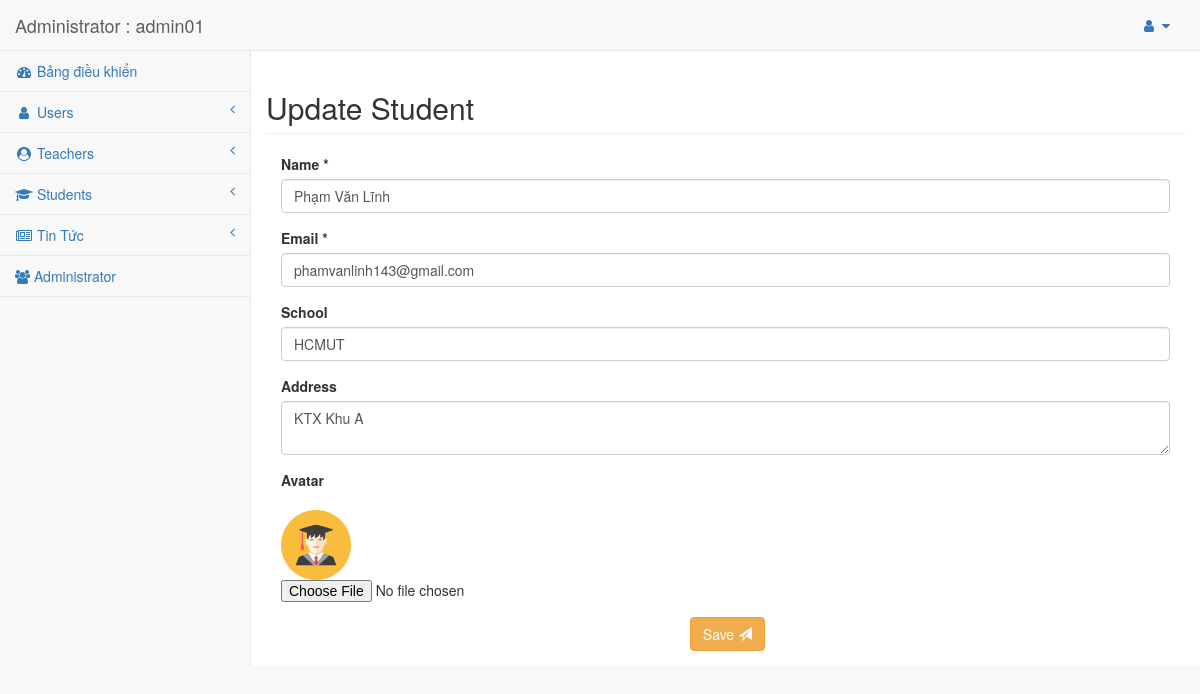
Screenshot of /admin-panel/edit_student.php?student_id=5&operation=edit (signed in) with the database file from the repository.
### tables this page shows
CREATE TABLE `student` (
  `student_id` int(10) NOT NULL,
  `student_school` varchar(190) NOT NULL,
  `student_address` varchar(190) NOT NULL,
  KEY `fk_student_01` (`student_id`),
  CONSTRAINT `fk_student_01` FOREIGN KEY (`student_id`) REFERENCES `user` (`user_id`)
);

CREATE TABLE `user` (
  `user_id` int(10) NOT NULL AUTO_INCREMENT,
  `user_email` varchar(190) NOT NULL,
  `user_name` varchar(190) NOT NULL,
  `user_pass` varchar(190) NOT NULL,
  `user_role` enum('admin','teacher','student') NOT NULL,
  `user_img` varchar(190) NOT NULL,
  PRIMARY KEY (`user_id`),
  UNIQUE KEY `user_email` (`user_email`)
);

### admin-panel/lib/MysqliDb.php (called while the page is built, shortened)
<?php
class MysqliDb
{
    public static $prefix = '';
    protected $_mysqli;
    protected $_query;
    protected $_queryOptions = array();
    protected $_join = array();
    protected $_orderBy = array();
    protected $_groupBy = array();
    protected $_bindParams = array('');
    protected $host;
    protected $username;
    protected $password;
    protected $db;
    protected $port;
    protected $charset;
    public $returnType = 'array';
    protected $_nestJoin = false;
    private $_tableName = '';
    protected $_mapKey = null;
    public function __construct($host = null, $username = null, $password = null, $db = null, $port = null, $charset = 'utf8')
    {
        $isSubQuery = false;
        if (is_object($host)) {
            $this->_mysqli = $host;
        } else {
            $this->host = $host;
        }
        $this->username = $username;
        $this->password = $password;
        $this->db = $db;
        $this->port = $port;
        $this->charset = $charset;
    }
    public function connect()
    {
        $this->_mysqli = new mysqli($this->host, $this->username, $this->password, $this->db, $this->port);
        if ($this->charset) {
            $this->_mysqli->set_charset($this->charset);
        }
    }
    public function mysqli()
    {
        return $this->_mysqli;
    }
    protected function reset()
    {
        $this->_join = array();
        $this->_orderBy = array();
        $this->_groupBy = array();
        $this->_bindParams = array('');
        $this->_query = null;
        $this->_queryOptions = array();
        $this->returnType = 'array';
        $this->_nestJoin = false;
        $this->_tableName = '';
        $this->_mapKey = null;
    }
    public function get($tableName, $numRows = null, $columns = '*')
    {
        $column = is_array($columns) ? implode(', ', $columns) : $columns;
        if (strpos($tableName, '.') === false) {
            $this->_tableName = self::$prefix . $tableName;
        } else {
            $this->_tableName = $tableName;
        }
        $this->_query = 'SELECT ' . implode(' ', $this->_queryOptions) . ' ' .
            $column . " FROM " . $this->_tableName;
        $stmt = $this->_buildQuery($numRows);
        $stmt->execute();
        $res = $this->_dynamicBindResults($stmt);
        return $res;
    }
    public function getOne($tableName, $columns = '*')
    {
        $res = $this->get($tableName, 1, $columns);
        if ($res instanceof MysqliDb) {
            return $res;
        } elseif (is_array($res) && isset($res[0])) {
            return $res[0];
        } elseif ($res) {
            return $res;
        }
        return null;
    }
    public function join($joinTable, $joinCondition, $joinType = '')
    {
        $joinType = strtoupper(trim($joinType));
        if (!is_object($joinTable)) {
            $joinTable = self::$prefix . $joinTable;
        }
        $this->_join[] = Array($joinType, $joinTable, $joinCondition);
        return $this;
    }
    protected function _determineType($item)
    {
        switch (gettype($item)) {
            case 'boolean':
            case 'integer':
                return 'i';
                break;
        }
        return '';
    }
    protected function _bindParam($value)
    {
        $this->_bindParams[0] .= $this->_determineType($value);
        array_push($this->_bindParams, $value);
    }
    protected function _buildPair($operator, $value)
    {
        if (!is_object($value)) {
            return ' ' . $operator . ' ? ';
        }
        $subQuery = $value->getSubQuery();
        return " " . $operator . " (" . $subQuery['query'] . ") " . $subQuery['alias'];
    }
    protected function _buildQuery($numRows = null, $tableData = null)
    {
        $stmt = $this->_prepareQuery();
        if (count($this->_bindParams) > 1) {
            call_user_func_array(array($stmt, 'bind_param'), $this->refValues($this->_bindParams));
        }
        return $stmt;
    }
    protected function _dynamicBindResults(mysqli_stmt $stmt)
    {
        $parameters = array();
        $results = array();
        $mysqlLongType = 252;
        $shouldStoreResult = false;
        $meta = $stmt->result_metadata();
        $row = array();
        while ($field = $meta->fetch_field()) {
            if ($this->_nestJoin && $field->table != $this->_tableName) {
                $field->table = substr($field->table, strlen(self::$prefix));
                $row[$field->table][$field->name] = null;
                $parameters[] = & $row[$field->table][$field->name];
            } else {
                $row[$field->name] = null;
                $parameters[] = & $row[$field->name];
            }
        }
        call_user_func_array(array($stmt, 'bind_result'), $parameters);
        while ($stmt->fetch()) {
            if ($this->returnType == 'object') {
                $result = new stdClass ();
                foreach ($row as $key => $val) {
                    if (is_array($val)) {
                        $result->$key = new stdClass ();
                        foreach ($val as $k => $v) {
                            $result->$key->$k = $v;
                        }
                    } else {
                        $result->$key = $val;
                    }
                }
            } else {
                $result = array();
                foreach ($row as $key => $val) {
                    if (is_array($val)) {
                        foreach ($val as $k => $v) {
                            $result[$key][$k] = $v;
                        }
                    } else {
                        $result[$key] = $val;
                    }
                }
            }
            if ($this->_mapKey) {
                $results[$row[$this->_mapKey]] = count($row) > 2 ? $result : end($result);
            } else {
                array_push($results, $result);
            }
        }
        return $results;
    }
    protected function _buildCondition($operator, &$conditions)
    {
        if (empty($conditions)) {
            return;
        }
        $this->_query .= ' ' . $operator;
        foreach ($conditions as $cond) {
            list ($concat, $varName, $operator, $val) = $cond;
            $this->_query .= " " . $concat . " " . $varName;
            switch (strtolower($operator)) {
                default:
                    if (is_array($val)) {
                        $this->_bindParams($val);
                    } elseif ($val === null) {
                        $this->_query .= ' ' . $operator . " NULL";
                    } elseif ($val != 'DBNULL' || $val == '0') {
                        $this->_query .= $this->_buildPair($operator, $val);
                    }
            }
        }
    }
    protected function _buildGroupBy()
    {
        if (empty($this->_groupBy)) {
            return;
        }
        $this->_query .= " GROUP BY ";
        $this->_query = rtrim($this->_query, ', ') . " ";
    }
    protected function _buildOrderBy()
    {
        if (empty($this->_orderBy)) {
            return;
        }
        $this->_query .= " ORDER BY ";
        $this->_query = rtrim($this->_query, ', ') . " ";
    }
    protected function _buildLimit($numRows)
    {
        if (is_array($numRows)) {
            $this->_query .= ' LIMIT ' . (int) $numRows[0] . ', ' . (int) $numRows[1];
        } else {
            $this->_query .= ' LIMIT ' . (int) $numRows;
        }
    }
    protected function _prepareQuery()
    {
        if (!$stmt = $this->mysqli()->prepare($this->_query)) {
            $msg = $this->mysqli()->error . " query: " . $this->_query;
            $num = $this->mysqli()->errno;
            $this->reset();
            throw new Exception($msg, $num);
        }
        return $stmt;
    }
    protected function refValues(array &$arr)
    {
        if (strnatcmp(phpversion(), '5.3') >= 0) {
            $refs = array();
            foreach ($arr as $key => $value) {
                $refs[$key] = & $arr[$key];
            }
            return $refs;
        }
        return $arr;
    }
    protected function replacePlaceHolders($str, $vals)
    {
        $i = 1;
        $newStr = "";
        while ($pos = strpos($str, "?")) {
            $val = $vals[$i++];
            $newStr .= substr($str, 0, $pos) . "'" . $val . "'";
            $str = substr($str, $pos + 1);
        }
        $newStr .= $str;
        return $newStr;
    }
    protected function _buildJoin () {
        foreach ($this->_join as $data) {
            list ($joinType,  $joinTable, $joinCondition) = $data;
            if (is_object ($joinTable))
                $joinStr = $this->_buildPair ("", $joinTable);
            else
                $joinStr = $joinTable;
            $this->_query .= " " . $joinType. " JOIN " . $joinStr ." on " . $joinCondition;
        }
    }
}

### admin-panel/config/config.php (called while the page is built, shortened)
<?php
require_once BASE_PATH.'/lib/MysqliDb.php';
function getDbInstance(){
	return new MysqliDb(DB_HOST,DB_USER,DB_PASSWORD,DB_NAME);
}

### admin-panel/forms/student_form.php (the view, shortened to what this page needs)
<fieldset>
<?php $upload_dir = '../imagesOfUsers/';?>
    <div class="form-group">
        <label for="user_name">Name *</label>
          <input type="text" name="user_name" value="<?php echo $edit ? $student['user_name'] : ''; ?>" placeholder="Name" class="form-control" id = "user_name" >
    </div>
    <div class="form-group">
        <label for="user_name">Email *</label>
          <input type="email" name="user_email" value="<?php echo $edit ? $student['user_email'] : ''; ?>" placeholder="Email" class="form-control" id = "user_email" >
    </div>
    <div class="form-group">
        <label for="student_school">School</label>
        <input type="text" name="student_school" value="<?php echo $edit ? $student['student_school'] : ''; ?>" placeholder="School" class="form-control" id="student_school">
    </div>
    <div class="form-group">
        <label for="student_address">Address</label>
          <textarea name="student_address" placeholder="Address" class="form-control" id="student_address"><?php echo ($edit)? $student['student_address'] : ''; ?></textarea>
    </div>
    <div class="form-group">
        <label for="image">Avatar</label>
    </div>
    <div class="form-group">
        <img src="<?php echo $upload_dir.$student['user_img'] ?>" height="70" width="70">
		<input type="file" name="myfile">
    </div>
    <div class="form-group text-center">
        <button id="btn-save"  type="submit" class="btn btn-warning" >Save <span class="glyphicon glyphicon-send"></span></button>
    </div>
</fieldset>

### admin-panel/css/sb-admin-2.css (style rules this page uses)
body { background-color: #f8f8f8; }

### rows the page displays
student: user_name "Phạm Văn Lĩnh", user_email "phamvanlinh143@gmail.com", student_school "HCMUT", student_address "KTX Khu A", student_id.user_img (picture)

### other values shown
$_SESSION['u_name'] "admin01"
